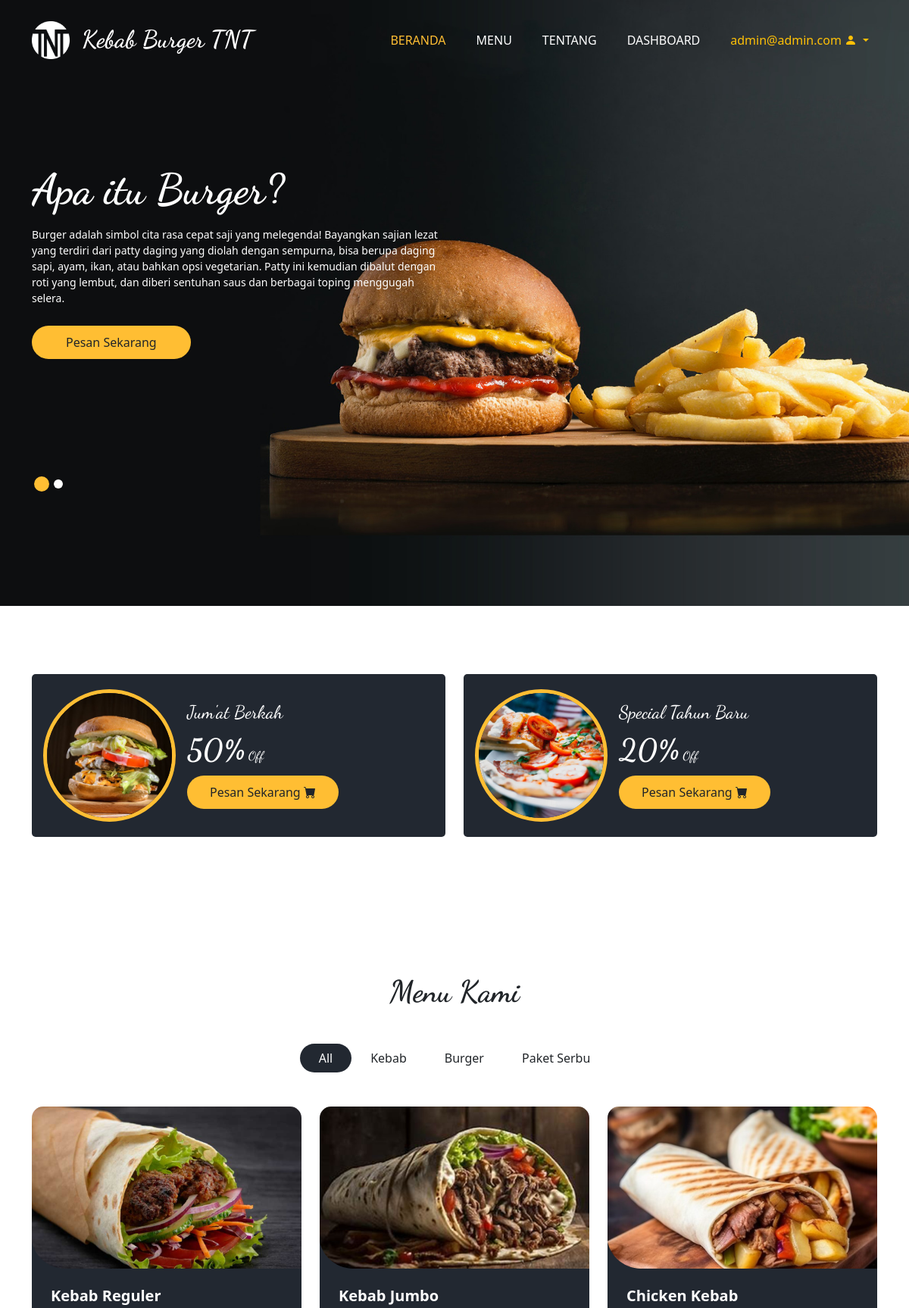
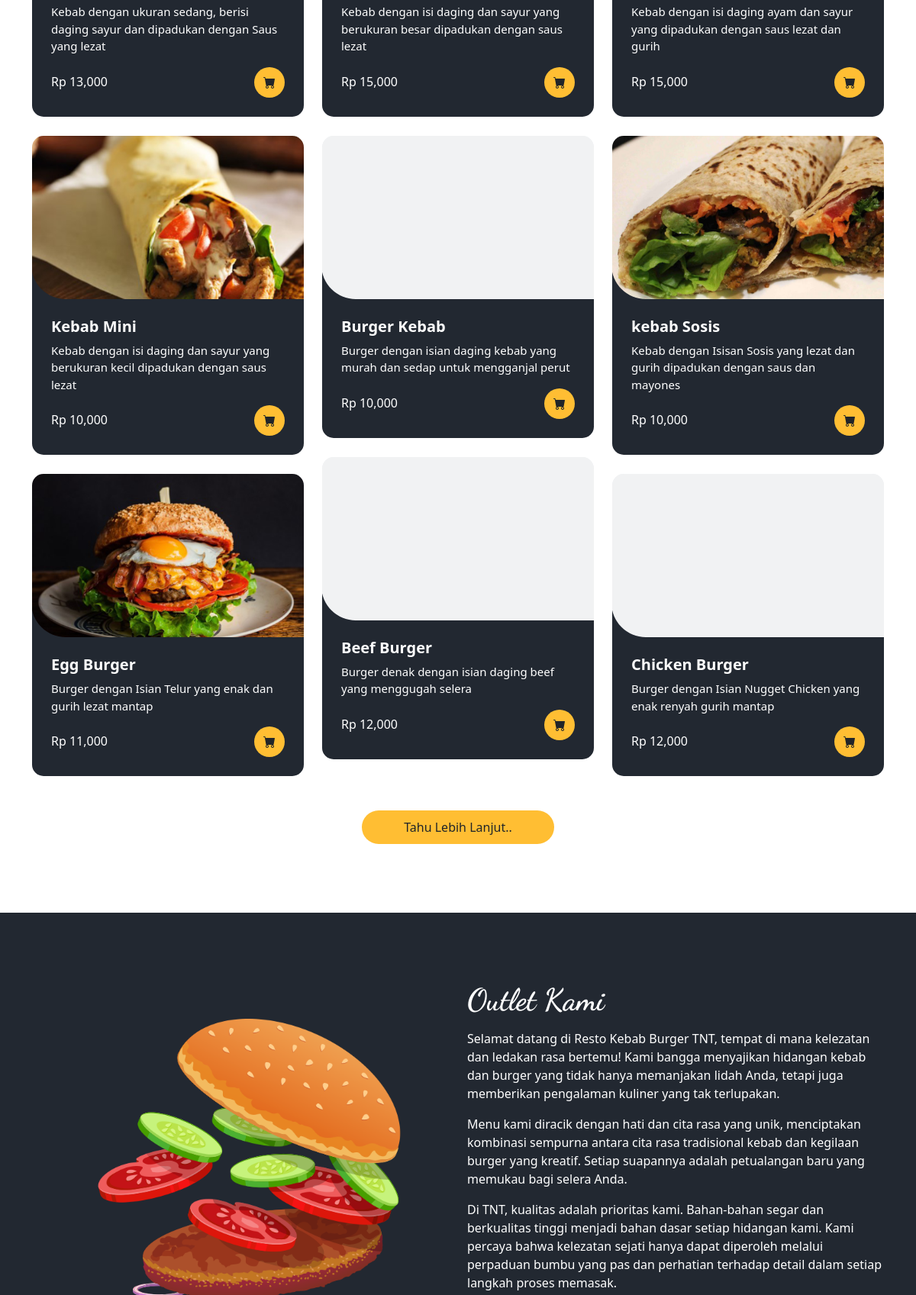
The page /kebabtnt/index.php (signed in, upper part) on the database its author committed (2 pictures, top to bottom).
### tables this page shows
CREATE TABLE `user` (
  `id` int(11) NOT NULL,
  `username` varchar(200) DEFAULT NULL,
  `password` varchar(200) DEFAULT NULL,
  `level` int(1) DEFAULT NULL,
  `nama` varchar(200) DEFAULT NULL,
  `nohp` varchar(15) DEFAULT NULL,
  `alamat` varchar(200) DEFAULT NULL
);

CREATE TABLE `daftar_menu` (
  `id` int(11) NOT NULL,
  `foto` varchar(200) DEFAULT NULL,
  `nama_menu` varchar(200) DEFAULT NULL,
  `keterangan` varchar(200) DEFAULT NULL,
  `kategori` int(11) DEFAULT NULL,
  `harga` varchar(50) DEFAULT NULL,
  `stok` varchar(10) DEFAULT NULL
);

### kebabtnt/menuheader.php (the view, shortened to what this page needs)
<?php
include "proses/connect.php";
$query = mysqli_query($conn, "SELECT * FROM daftar_menu
    LEFT JOIN kategori_menu ON kategori_menu.id_kat_menu = daftar_menu.kategori");
while ($record = mysqli_fetch_array($query)) {
  $result[] = $record;
}
?>
<section class="food_section layout_padding">
  <div class="container">
    <div class="heading_container heading_center">
      <h2>
        Menu Kami
      </h2>
    </div>
    <ul class="filters_menu">
      <li class="active" data-filter="*">All</li>
      <li data-filter=".Kebab">Kebab</li>
      <li data-filter=".Burger">Burger</li>
      <li data-filter=".Paket">Paket Serbu</li>
    </ul>
    <div class="filters-content">
      <div class="row grid">
        <?php foreach ($result as $row) { ?>
          <div class="col-sm-6 col-lg-4 all <?php echo $row['kategori_makanan'] ?>">
            <div class="box">
              <div>
              <div class="img-box p-0" style='background-image: url("assets/img/<?php echo $row['foto'] ?>"); background-size:cover; background-position: center;' >
                 </div>
                <div class="detail-box">
                  <h5>
                    <?php echo $row['nama_menu'] ?>
                  </h5>
                  <p>
                    <?php echo $row['keterangan'] ?>
                  </p>
                  <div class="options">
                    <h6>
                      <?php echo 'Rp ' . number_format((int) $row['harga'], 0, "," . '.') ?>
                    </h6>
                    <a href="home" class="text-dark" style="text-decoration: none;">
                    <i class="bi bi-cart-fill"></i>
                    </a>
                  </div>
                </div>
              </div>
            </div>
          </div>
        <?php } ?>
      </div>
              <div class="btn-box ">
                <a href="tentang" class="text-dark" style="text-decoration: none;">
                 Tahu Lebih Lanjut..
                </a>
              </div>
</section>

### kebabtnt/header.php (shortened to what this page needs)
<?php
include "proses/connect.php";
$query = mysqli_query($conn, "SELECT * FROM user WHERE username='$_SESSION[username_kebabtnt]'");
?>
<div class="hero_area">
  <div class="bg-box">
    <img src="images/hero-bg.jpg" st alt="">
  </div>
  <header class="header_section">
    <div class="container-lg">
      <nav class="navbar navbar-expand-lg custom_nav-container sticky-top">
        <a class="navbar-brand text-align-center " href=".">
          <span class=" d-flex">
            <div class=" me-3 collapse navbar-collapse" id="logo"><img src="assets/img/LOGODARK.png" alt=""
                width="50rem" height="50rem">
              </div>
                 Kebab Burger TNT
          </span>
          </a>
    <div class="collapse navbar-collapse" id="navbarSupportedContent">
      <ul class="navbar-nav justify-content-start">
        <li
          class="nav-item <?php echo (isset($_GET['x']) && $_GET['x'] == 'beranda') || !isset($_GET['x']) ? 'active' : ''; ?>">
          <a class="nav-link" href="beranda ">Beranda </a>
        </li>
        <li class="nav-item  <?php echo (isset($_GET['x']) && $_GET['x'] == 'menuheader') ? 'active' : ''; ?>">
          <a class="nav-link" href="menuheader">Menu</a>
        </li>
        <li class="nav-item <?php echo (isset($_GET['x']) && $_GET['x'] == 'tentang') ? 'active' : ''; ?>">
          <a class="nav-link " href="tentang">Tentang</a>
        </li>
        <li class="nav-item <?php echo (isset($_GET['x']) && $_GET['x'] == 'home') ? 'active' : ''; ?>">
          <a class="nav-link " href="home">Dashboard</a>
        </li>
        <li class="nav-item dropdown">
          <a class="nav-link dropdown-toggle text-warning" href="#" role="button" data-bs-toggle="dropdown"
            aria-expanded="false" style="text-transform: lowercase;">
            <span>
              <?php echo $hasil['username']; ?>
              <i class="bi bi-person-fill"></i>
            </span>
          </a>
        </li>
      </ul>
    </div>
    </nav>
</div>
</header>

### kebabtnt/css/style.css (style rules this page uses)
body { font-family: "Open Sans", sans-serif; color: #0c0c0c; background-color: #ffffff; overflow-x: hidden; }
.layout_padding { padding: 90px 0; }
h1, h2 { font-family: 'Dancing Script', cursive; }
.heading_container { display: -webkit-box; display: -ms-flexbox; display: flex; -webkit-box-orient: vertical; -webkit-box-direction: normal; -ms-flex-direction: column; flex-direction: column; -webkit-box-align: start; -ms-flex-align: start; align-items: flex-start; }
.heading_container h2 { position: relative; margin-bottom: 0; font-size: 2.5rem; font-weight: bold; }
.heading_container.heading_center { -webkit-box-align: center; -ms-flex-align: center; align-items: center; text-align: center; }
a, a:hover, a:focus { text-decoration: none; }
.hero_area { position: relative; min-height: 100vh; display: -webkit-box; display: -ms-flexbox; display: flex; -webkit-box-orient: vertical; -webkit-box-direction: normal; -ms-flex-direction: column; flex-direction: column; }
.bg-box { position: absolute; top: 0; left: 0; width: 100%; height: 100%; }
.bg-box img { width: 100%; height: 100%; -o-object-fit: cover; object-fit: cover; }
.header_section { padding: 15px 0; }
.navbar-brand { font-family: 'Dancing Script', cursive; }
.navbar-brand span { font-weight: bold; font-size: 32px; color: #ffffff; }
.custom_nav-container { padding: 0; }
.custom_nav-container .navbar-nav { padding-left: 18%; }
.custom_nav-container .navbar-nav .nav-item .nav-link { padding: 5px 20px; color: #ffffff; text-align: center; text-transform: uppercase; border-radius: 5px; -webkit-transition: all 0.3s; transition: all 0.3s; }
.custom_nav-container .navbar-nav .nav-item:hover .nav-link, .custom_nav-container .navbar-nav .nav-item.active .nav-link { color: #ffbe33; }
.food_section .filters_menu { padding: 0; display: -webkit-box; display: -ms-flexbox; display: flex; -ms-flex-wrap: wrap; flex-wrap: wrap; -webkit-box-pack: center; -ms-flex-pack: center; justify-content: center; list-style-type: none; margin: 45px 0 20px 0; }
.food_section .filters_menu li { padding: 7px 25px; cursor: pointer; border-radius: 25px; }
.food_section .filters_menu li.active { background-color: #222831; color: #ffffff; }
.food_section .box { position: relative; margin-top: 25px; background-color: #ffffff; border-radius: 10px; color: #ffffff; border-radius: 15px; overflow: hidden; background: linear-gradient(to bottom, #f1f2f3 25px, #222831 25px); }
.food_section .box .img-box { background: #f1f2f3; display: -webkit-box; display: -ms-flexbox; display: flex; -webkit-box-pack: center; -ms-flex-pack: center; justify-content: center; -webkit-box-align: center; -ms-flex-align: center; align-items: center; height: 215px; border-radius: 0 0 0 45px; margin: -1px; padding: 25px; }
.food_section .box .detail-box { padding: 25px; }
.food_section .box .detail-box h5 { font-weight: 600; }
.food_section .box .detail-box p { font-size: 15px; }
.food_section .box .detail-box h6 { margin-top: 10px; }
.food_section .box .options { display: -webkit-box; display: -ms-flexbox; display: flex; -webkit-box-pack: justify; -ms-flex-pack: justify; justify-content: space-between; }
.food_section .box .options a { width: 40px; height: 40px; border-radius: 100%; background: #ffbe33; display: -webkit-box; display: -ms-flexbox; display: flex; -webkit-box-pack: center; -ms-flex-pack: center; justify-content: center; -webkit-box-align: center; -ms-flex-align: center; align-items: center; }
.food_section .btn-box { display: -webkit-box; display: -ms-flexbox; display: flex; -webkit-box-pack: center; -ms-flex-pack: center; justify-content: center; margin-top: 45px; }
.food_section .btn-box a { display: inline-block; padding: 10px 55px; background-color: #ffbe33; color: #ffffff; border-radius: 45px; -webkit-transition: all 0.3s; transition: all 0.3s; border: none; }

### kebabtnt/css/responsive.css (style rules this page uses)
@media (min-width: 1200px) { .container { max-width: 1170px; } }

### rows shown on the page
user: username "admin@admin.com"
daftar_menu: foto (picture), nama_menu "Kebab Reguler", keterangan "Kebab dengan ukuran sedang, berisi daging sayur dan dipadukan dengan Saus yang lezat", harga "13,000"
daftar_menu: foto (picture), nama_menu "Kebab Jumbo", keterangan "Kebab dengan isi daging dan sayur yang berukuran besar dipadukan dengan saus lezat", harga "15,000"
daftar_menu: foto (picture), nama_menu "Chicken Kebab", keterangan "Kebab dengan isi daging ayam dan sayur yang dipadukan dengan saus lezat dan gurih", harga "15,000"
daftar_menu: foto (picture), nama_menu "Kebab Mini", keterangan "Kebab dengan isi daging dan sayur yang berukuran kecil dipadukan dengan saus lezat", harga "10,000"
daftar_menu: nama_menu "Burger Kebab", keterangan "Burger dengan isian daging kebab yang murah dan sedap untuk mengganjal perut", harga "10,000"
daftar_menu: foto (picture), nama_menu "kebab Sosis", keterangan "Kebab dengan Isisan Sosis yang lezat dan gurih dipadukan dengan saus dan mayones", harga "10,000"
daftar_menu: nama_menu "Beef Burger", keterangan "Burger denak dengan isian daging beef yang menggugah selera", harga "12,000"
daftar_menu: foto (picture), nama_menu "Egg Burger", keterangan "Burger dengan Isian Telur yang enak dan gurih lezat mantap", harga "11,000"
daftar_menu: nama_menu "Chicken Burger", keterangan "Burger dengan Isian Nugget Chicken yang enak renyah gurih mantap", harga "12,000"
